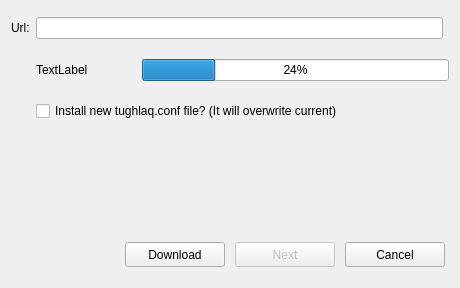
<?xml version="1.0" encoding="UTF-8"?>
<ui version="4.0">
 <class>Downloader</class>
 <widget class="QDialog" name="Downloader">
  <property name="geometry">
   <rect>
    <x>0</x>
    <y>0</y>
    <width>460</width>
    <height>288</height>
   </rect>
  </property>
  <property name="windowTitle">
   <string>Downloader</string>
  </property>
  <layout class="QGridLayout" name="gridLayout">
   <item row="8" column="1" colspan="2">
    <layout class="QHBoxLayout" name="horizontalLayout_3">
     <property name="spacing">
      <number>10</number>
     </property>
     <property name="sizeConstraint">
      <enum>QLayout::SetFixedSize</enum>
     </property>
     <property name="topMargin">
      <number>7</number>
     </property>
     <property name="rightMargin">
      <number>4</number>
     </property>
     <item>
      <spacer name="horizontalSpacer">
       <property name="orientation">
        <enum>Qt::Horizontal</enum>
       </property>
       <property name="sizeHint" stdset="0">
        <size>
         <width>40</width>
         <height>20</height>
        </size>
       </property>
      </spacer>
     </item>
     <item>
      <widget class="QPushButton" name="downloadButton">
       <property name="minimumSize">
        <size>
         <width>100</width>
         <height>25</height>
        </size>
       </property>
       <property name="text">
        <string>Download</string>
       </property>
       <property name="autoDefault">
        <bool>false</bool>
       </property>
      </widget>
     </item>
     <item>
      <widget class="QPushButton" name="continueButton">
       <property name="enabled">
        <bool>false</bool>
       </property>
       <property name="minimumSize">
        <size>
         <width>100</width>
         <height>25</height>
        </size>
       </property>
       <property name="text">
        <string>Next</string>
       </property>
       <property name="autoDefault">
        <bool>false</bool>
       </property>
      </widget>
     </item>
     <item>
      <widget class="QPushButton" name="quitButton">
       <property name="minimumSize">
        <size>
         <width>100</width>
         <height>25</height>
        </size>
       </property>
       <property name="text">
        <string>Cancel</string>
       </property>
       <property name="autoDefault">
        <bool>false</bool>
       </property>
      </widget>
     </item>
    </layout>
   </item>
   <item row="7" column="1" colspan="2">
    <widget class="QLabel" name="statusLabel">
     <property name="sizePolicy">
      <sizepolicy hsizetype="Preferred" vsizetype="Fixed">
       <horstretch>0</horstretch>
       <verstretch>0</verstretch>
      </sizepolicy>
     </property>
     <property name="minimumSize">
      <size>
       <width>0</width>
       <height>90</height>
      </size>
     </property>
     <property name="text">
      <string/>
     </property>
     <property name="alignment">
      <set>Qt::AlignLeading|Qt::AlignLeft|Qt::AlignTop</set>
     </property>
     <property name="wordWrap">
      <bool>true</bool>
     </property>
    </widget>
   </item>
   <item row="5" column="1" colspan="2">
    <layout class="QHBoxLayout" name="horizontalLayout_2">
     <property name="sizeConstraint">
      <enum>QLayout::SetFixedSize</enum>
     </property>
     <property name="topMargin">
      <number>8</number>
     </property>
     <property name="bottomMargin">
      <number>8</number>
     </property>
     <item>
      <widget class="QLabel" name="progressBarLabel">
       <property name="sizePolicy">
        <sizepolicy hsizetype="Preferred" vsizetype="Preferred">
         <horstretch>0</horstretch>
         <verstretch>0</verstretch>
        </sizepolicy>
       </property>
       <property name="minimumSize">
        <size>
         <width>100</width>
         <height>0</height>
        </size>
       </property>
       <property name="maximumSize">
        <size>
         <width>16777215</width>
         <height>16777215</height>
        </size>
       </property>
       <property name="text">
        <string>TextLabel</string>
       </property>
       <property name="alignment">
        <set>Qt::AlignLeading|Qt::AlignLeft|Qt::AlignVCenter</set>
       </property>
       <property name="margin">
        <number>0</number>
       </property>
      </widget>
     </item>
     <item>
      <widget class="QProgressBar" name="progressBar">
       <property name="value">
        <number>24</number>
       </property>
       <property name="alignment">
        <set>Qt::AlignLeading|Qt::AlignLeft|Qt::AlignTop</set>
       </property>
      </widget>
     </item>
    </layout>
   </item>
   <item row="0" column="1">
    <widget class="QLineEdit" name="urlEdit">
     <property name="enabled">
      <bool>true</bool>
     </property>
    </widget>
   </item>
   <item row="6" column="1">
    <widget class="QCheckBox" name="confCheckBox">
     <property name="text">
      <string>Install new tughlaq.conf file? (It will overwrite current)</string>
     </property>
    </widget>
   </item>
   <item row="0" column="0">
    <widget class="QLabel" name="urlLabel">
     <property name="text">
      <string>Url:</string>
     </property>
    </widget>
   </item>
  </layout>
 </widget>
 <layoutdefault spacing="6" margin="11"/>
 <resources/>
 <connections/>
</ui>
